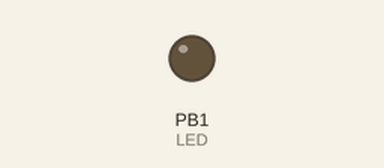
A sketch run on a simulated ATtiny85, built with avr-gcc and run on an emulated ATtiny85. Parts: output pins drawn as LEDs (lit = HIGH). Random numbers use the default seed unless the sketch sets one.

Above: at 12.1 s.
At 45.72 s:
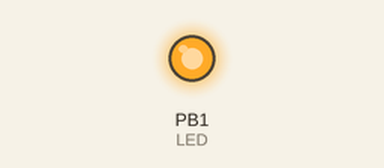
Timing chart, 0 to 72.7 s (numbered marks = the images above):
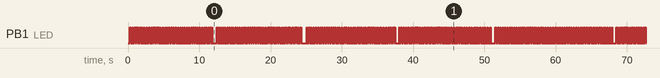

The sketch:

anti_afk_typing.ino
```cpp
#include <DigiKeyboard.h>

// Configurations
#define MIN_TYPING_DELAY 200 //ms
#define MAX_TYPING_DELAY 400 //ms

#define DELETE_WRITTEN_TEXT true
#define MIN_TEXT_SIE 32 // chars // if DELETE_WRITTEN_TEXT
#define MAX_TEXT_SIZE 64 // chars // if DELETE_WRITTEN_TEXT

String alpha = " qwertzuiopasdfghjklyxcvbnm "
               " 1234567890 "
               " QWERTZUIOPASDFGHJKLYXCVBNM "
               // "\n" // enable if you want to have new lines
               " qwertzuiopasdfghjklyxcvbnm ";

// You should not change anything below
#define LED 1

int ledBlinkTime = 250; // ms
int currentMaxTextSize = MIN_TEXT_SIE;
int currentTextSize = 0;

void setup() {
  DigiKeyboard.sendKeyStroke(0);
  DigiKeyboard.delay(250);
  resetTextSize();
  randomSeed(analogRead(1));

  pinMode(LED, OUTPUT);
  digitalWrite(LED, 0);

  if(ledBlinkTime > MIN_TYPING_DELAY) {
    ledBlinkTime = MIN_TYPING_DELAY / 2;
  }
}

void loop() {
  if(DELETE_WRITTEN_TEXT) {
    if(currentTextSize > currentMaxTextSize) {
      deleteWrittenText();
      resetTextSize();
    }
  }

  printRandomCharacter();
  delayRandomTypingTime();
}

void printRandomCharacter() {
  digitalWrite(LED, 1);
  if(DELETE_WRITTEN_TEXT) {
    currentTextSize++;
  }

  DigiKeyboard.print(alpha.charAt(random(0, alpha.length() - 1)));
  DigiKeyboard.delay(ledBlinkTime);
  digitalWrite(LED, 0);
}

void delayRandomTypingTime() {
  DigiKeyboard.delay(random(MIN_TYPING_DELAY, MAX_TYPING_DELAY) - ledBlinkTime);
}

void resetTextSize() {
  currentMaxTextSize = random(MIN_TEXT_SIE, MAX_TEXT_SIZE);
  currentTextSize = 0;
}

void deleteWrittenText() {
  delayRandomTypingTime();
  DigiKeyboard.sendKeyStroke(KEY_A, MOD_CONTROL_LEFT);
  DigiKeyboard.print("\b");
  delayRandomTypingTime();
}
```

Measured:
- by itself, PB1 (LED): moves between LOW and HIGH, repeating every 55.7 s
- by itself, everything shown: repeats every 55.7 s, in 360 steps
